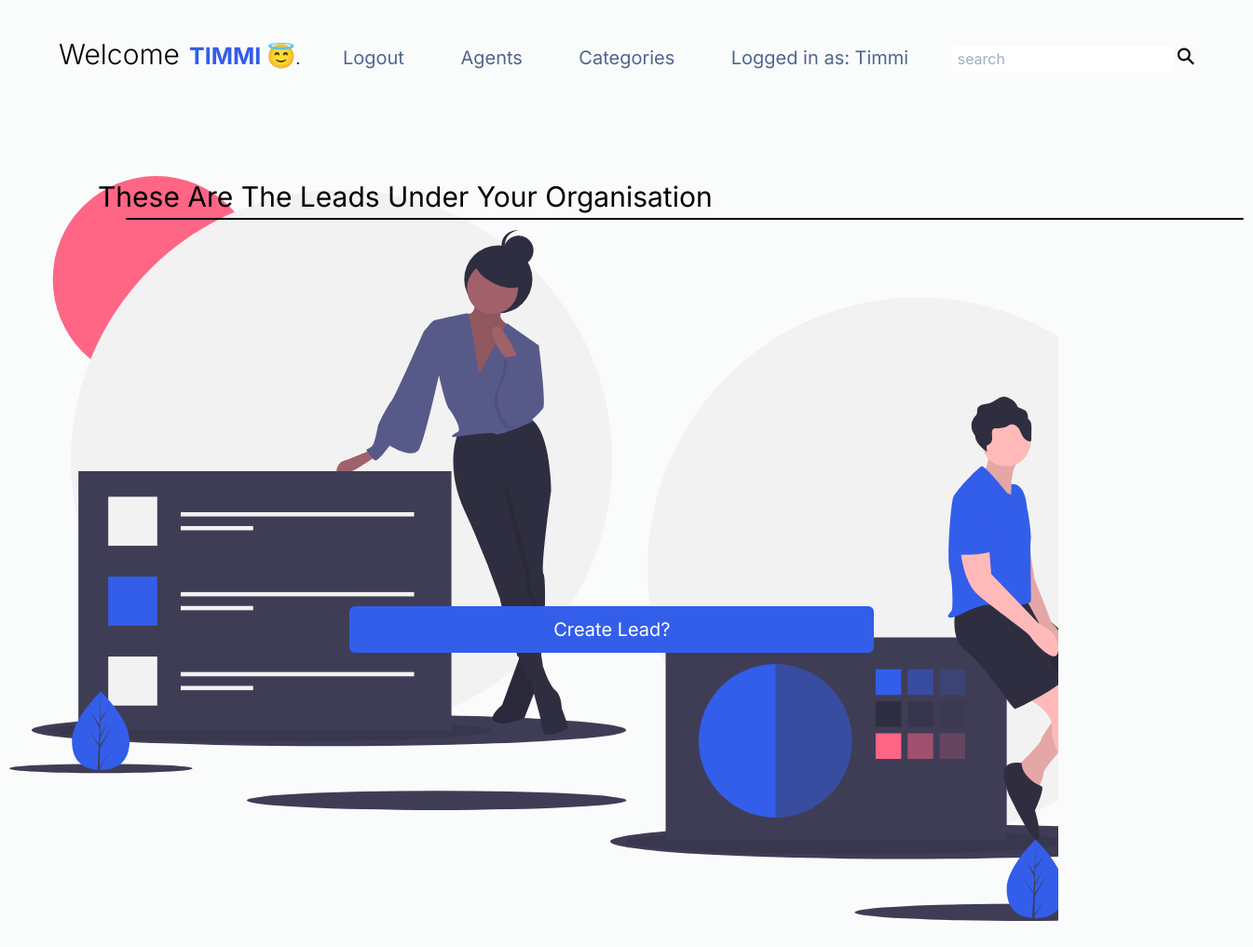
The page /lead-list (signed in) on the database as committed earlier.
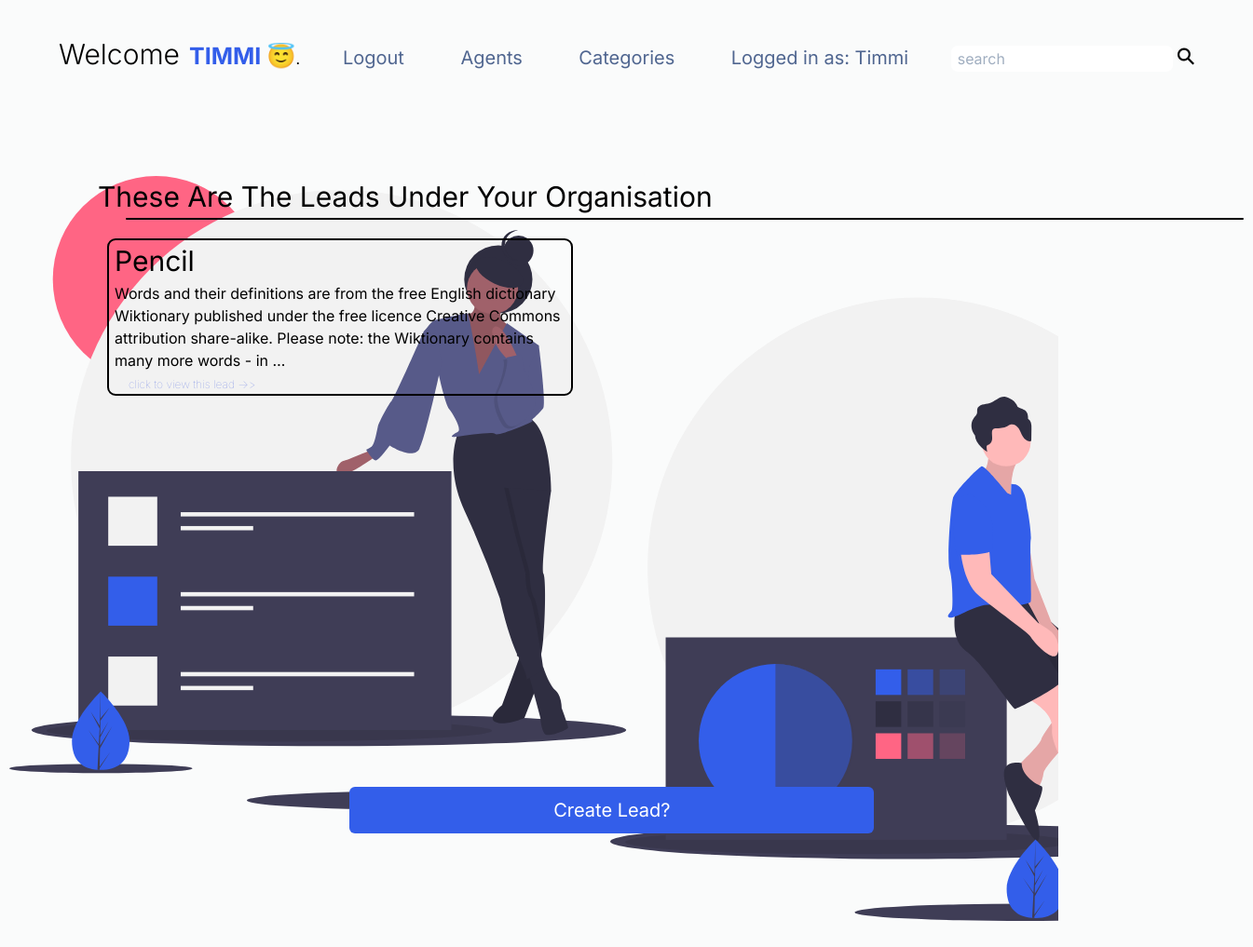
The same page on the database as committed later.
### CRMapp/models.py (models this page shows, shortened)
class Lead(models.Model):
    first_name = models.CharField(max_length=20)
    last_name = models.CharField(max_length=20)
    age = models.IntegerField(default=0)
    description = models.TextField(null=True, blank=True)
    agent = models.ForeignKey("Agent", on_delete=models.SET_NULL, null=True, blank=True)
    date_added = models.DateTimeField(auto_now_add=True)
    organisation = models.ForeignKey("Auto", on_delete=models.CASCADE)
    category = models.ForeignKey("Category", on_delete=models.SET_NULL, null=True, blank=True, related_name='leads')
    created_at = models.DateTimeField(default=datetime.now, blank=True, null=True)

### CRMapp/views.py (the view)
# urls.py: path('lead-list', views.Lead_list.as_view(), name='lead-list'),
class Lead_list(LoginRequiredMixin, generic.ListView):
    template_name = 'lead-list.html'
    context_object_name = "leads"
    def get_queryset(self):
        if self.request.user.is_organisor:
            queryset = Lead.objects.filter(organisation = self.request.user.auto, agent__isnull=False)
        else:
            queryset = Lead.objects.filter(agent = self.request.user.agent)
        return queryset
    def get_context_data(self, **kwargs):
        context = super(Lead_list, self).get_context_data(**kwargs)
        if self.request.user.is_organisor:
            queryset = Lead.objects.filter(organisation = self.request.user.auto)
        else:
            queryset = Lead.objects.filter(agent = self.request.user.agent)
        search_input = self.request.GET.get('search') or ''
        if search_input:
            context['leads'] = queryset.filter(first_name__icontains = search_input)
            context['search'] = search_input
        context.update(
                {
                    'unassigned_leads': queryset.filter(agent__isnull=True),
                }
            )
        return context

### CRMapp/templates/lead-list.html (shortened to what this page needs)
<!DOCTYPE html>
<html lang="en">
<head>
    <link href="https://unpkg.com/tailwindcss@^1.0/dist/tailwind.min.css" rel="stylesheet">
    {% load static %}
    <link rel="stylesheet" href="{% static 'styless.css' %}">
</head>
<body>
    <nav>
        <h1 class="hello">Welcome</h1>
        <span>{{request.user.username}} &#128519;</span>.
        <div class="nav-contents">
            <ul>
               <li><a href="{% url 'logout' %}">Logout</a></li>
               {% if request.user.is_organisor %}
               <li><a  href="{% url 'agents:agent-list' %}">Agents</a></li>
               {% else %}
               <li><a href="{% url 'leads:new-leadcategory' %}">New Leads</a></li>
               {% endif %}
               {% if request.user.is_organisor %}
               <li><a  href="{% url 'leads:category' %}">Categories</a></li>
               {% endif %}
               <li>Logged in as: <span style="text-transform: capitalize;">{{request.user.username}}</span></li>
            </ul>
        </div>
            <div class="search">
                <form method="get">
                    <input type="search" placeholder=" search" name="search" value="{{search}}">
                    <button><div class="search-icon">&#9906;</div></button>
                </form>
            </div>
    </nav>
<div class="background-img">
    <div class="container">
        {% if request.user.is_organisor %}
        <p id="text-p">These are the Leads under your organisation</p>
        {% else %}
        <p id="text-p">These are the Leads for your management</p>
        {% endif %}
        <div class="lead">
                {% for lead in leads %}
                <p>
                    <a class="text-3xl" style="text-transform: capitalize;" >{{lead.first_name}}</a><br>
                    <a>
                        {{lead.description|truncatewords:30}}
                    </a><br>
                    <span class="text"><a href="{% url 'leads:lead-detail' lead.id %}">click to view this lead ->></a></span>
                </p>
                {% endfor %}
            </div>
        <div class="bottom">
            {% if request.user.is_organisor %}
            <a href="{% url 'leads:lead-create' %}"><button class="w-full text-black hover:bg-blue-500  px-3 py-2 rounded-md">Create Lead?</button></a>
            {% endif %}
        </div>
    </div>
</div>
</body>
</html>

Rows that differ between the two databases and show on the page:
added Lead: first_name "Pencil", description "Words and their definitions are from the free English dictionary Wiktionary published under the free licence Creative Commons attribution share-alike. Please note: the Wiktionary contains many more words - in …"
